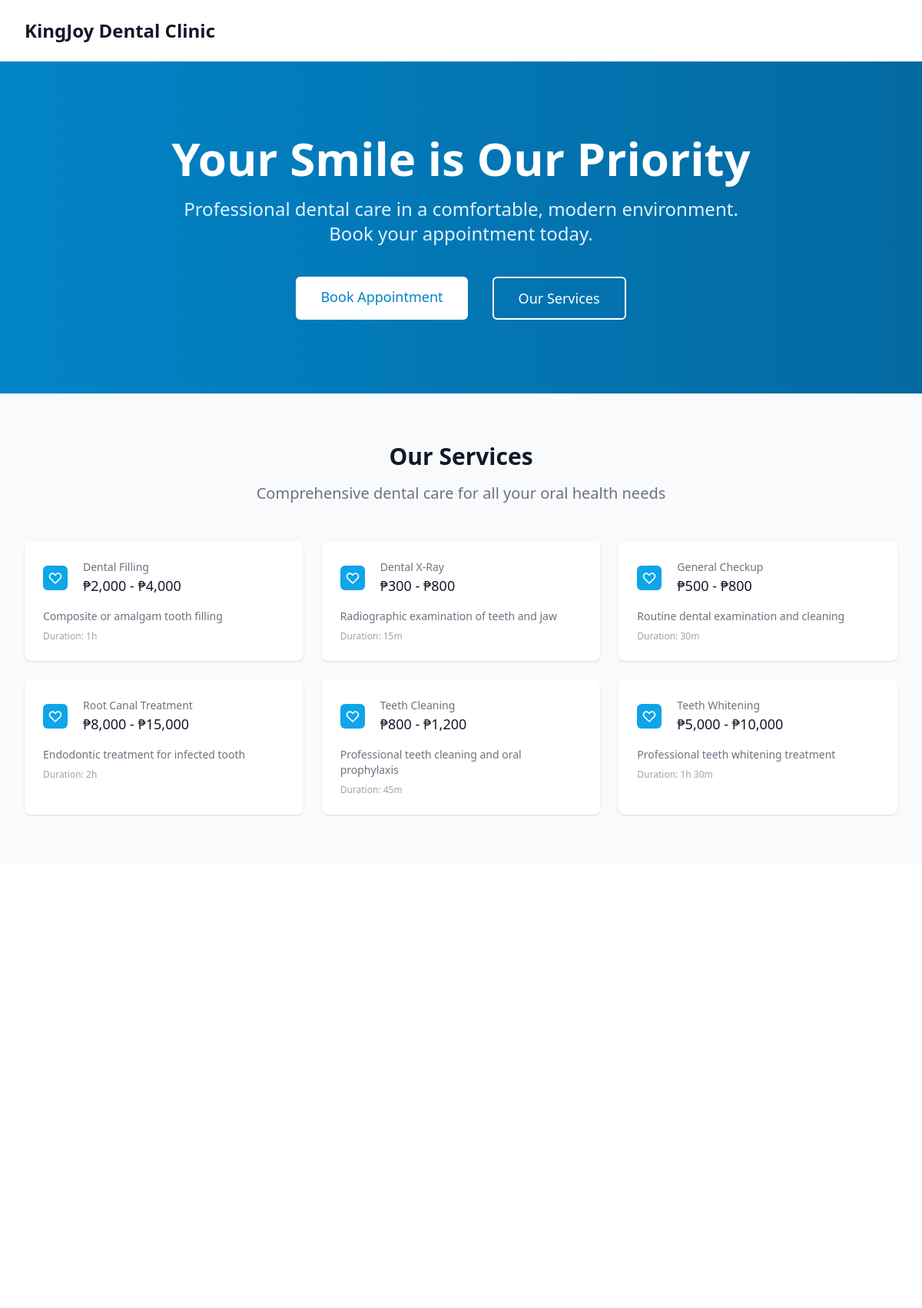
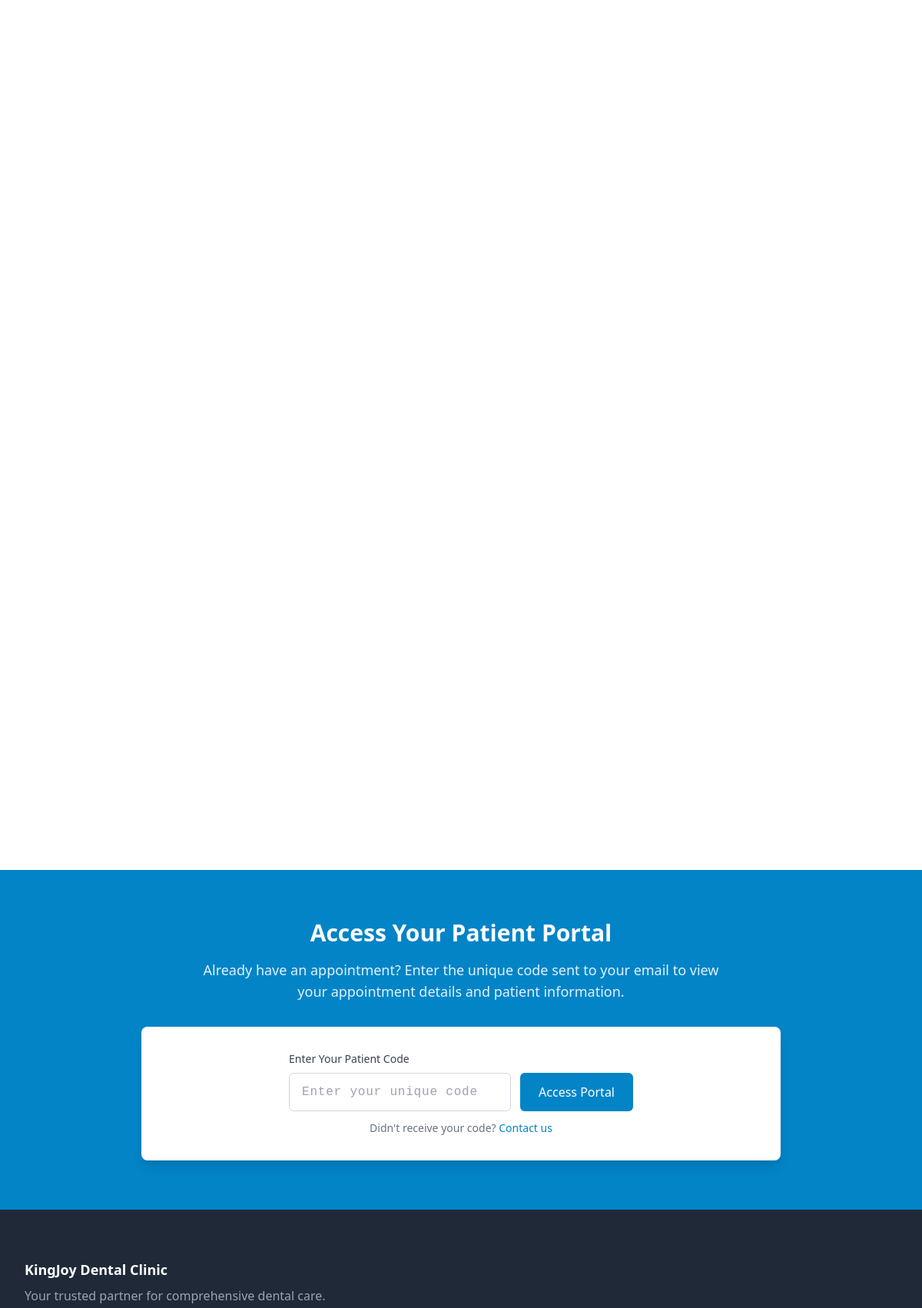
The page / (upper part) on the database its author committed (2 pictures, top to bottom).
### services/models.py (models this page shows, shortened)
class Service(models.Model):
    name = models.CharField(max_length=200)
    description = models.TextField(blank=True)
    duration_minutes = models.PositiveIntegerField(
        default=30,
        help_text="Duration of the service in minutes"
    )
    min_price = models.DecimalField(
        max_digits=10,
        decimal_places=2,
        help_text="Minimum price for this service"
    )
    max_price = models.DecimalField(
        max_digits=10,
        decimal_places=2,
        help_text="Maximum price for this service"
    )
    is_archived = models.BooleanField(default=False)
    created_at = models.DateTimeField(auto_now_add=True)
    updated_at = models.DateTimeField(auto_now=True)
    class Meta:
        ordering = ['name']
    @property
    def price_range_display(self):
        if self.min_price == self.max_price:
            return f"₱{self.min_price:,.0f}"
        return f"₱{self.min_price:,.0f} - ₱{self.max_price:,.0f}"
    @property
    def duration_display(self):
        hours = self.duration_minutes // 60
        minutes = self.duration_minutes % 60
        if hours > 0:
            return f"{hours}h {minutes}m" if minutes > 0 else f"{hours}h"
        return f"{minutes}m"

### core/views.py (the view)
# urls.py: path('', views.HomeView.as_view(), name='home'),
class HomeView(TemplateView):
    template_name = 'core/home.html'
    def get_context_data(self, **kwargs):
        context = super().get_context_data(**kwargs)
        context['services'] = Service.objects.filter(is_archived=False)[:6]
        context['dentists'] = User.objects.filter(is_active_dentist=True)
        return context

### templates/core/home.html (shortened to what this page needs)
<!DOCTYPE html>
<html lang="en">
<head>
    <script src="https://cdn.tailwindcss.com"></script>
</head>
<body class="bg-white">
    <header class="bg-white shadow-sm top-0 z-50">
        <div class="max-w-7xl mx-auto px-4 sm:px-6 lg:px-8">
            <div class="flex justify-between items-center py-4 lg:py-6">
                <div class="flex items-center">
                    <h1 class="text-xl lg:text-2xl font-bold text-gray-900">KingJoy Dental Clinic</h1>
                </div>
            </div>
        </div>
    </header>
    <section class="bg-gradient-to-r from-primary-600 to-primary-700">
        <div class="max-w-7xl mx-auto px-4 sm:px-6 lg:px-8 py-16 lg:py-24">
            <div class="text-center">
                <h1 class="text-3xl font-extrabold text-white sm:text-4xl md:text-5xl lg:text-6xl">
                    Your Smile is Our Priority
                </h1>
                <p class="mt-3 max-w-md mx-auto text-lg text-primary-100 sm:text-xl md:mt-5 md:max-w-3xl lg:text-2xl">
                    Professional dental care in a comfortable, modern environment. Book your appointment today.
                </p>
                <div class="mt-8 lg:mt-10 flex flex-col sm:flex-row justify-center gap-4 sm:space-x-4">
                    <a href="{% url 'core:book_appointment' %}"
                       class="bg-white text-primary-600 px-6 lg:px-8 py-3 rounded-md text-base lg:text-lg font-medium hover:bg-gray-100 transition-colors duration-200 text-center">
                        Book Appointment
                    </a>
                    <a href="#services"
                       class="border-2 border-white text-white px-6 lg:px-8 py-3 rounded-md text-base lg:text-lg font-medium hover:bg-white hover:text-primary-600 transition-colors duration-200 text-center">
                        Our Services
                    </a>
                </div>
            </div>
        </div>
    </section>
    <section id="services" class="py-12 lg:py-16 bg-gray-50 lazy-section opacity-0 translate-y-8 transition-all duration-700">
        <div class="max-w-7xl mx-auto px-4 sm:px-6 lg:px-8">
            <div class="text-center">
                <h2 class="text-2xl lg:text-3xl font-extrabold text-gray-900">Our Services</h2>
                <p class="mt-4 max-w-2xl mx-auto text-lg lg:text-xl text-gray-500">
                    Comprehensive dental care for all your oral health needs
                </p>
            </div>
            <div class="mt-8 lg:mt-12 grid grid-cols-1 gap-6 sm:grid-cols-2 lg:grid-cols-3">
                {% for service in services %}
                <div class="bg-white overflow-hidden shadow rounded-lg hover:shadow-lg transition-shadow duration-200">
                    <div class="p-5 lg:p-6">
                        <div class="flex items-center">
                            <div class="flex-shrink-0">
                                <div class="h-8 w-8 bg-primary-500 rounded-md flex items-center justify-center">
                                    <svg class="h-5 w-5 text-white" fill="none" stroke="currentColor" viewBox="0 0 24 24">
                                        <path stroke-linecap="round" stroke-linejoin="round" stroke-width="2" d="M4.318 6.318a4.5 4.5 0 000 6.364L12 20.364l7.682-7.682a4.5 4.5 0 00-6.364-6.364L12 7.636l-1.318-1.318a4.5 4.5 0 00-6.364 0z"></path>
                                    </svg>
                                </div>
                            </div>
                            <div class="ml-5 w-0 flex-1">
                                <dl>
                                    <dt class="text-sm font-medium text-gray-500 truncate">{{ service.name }}</dt>
                                    <dd class="text-lg font-medium text-gray-900">{{ service.price_range_display }}</dd>
                                </dl>
                            </div>
                        </div>
                        <div class="mt-4">
                            <p class="text-sm text-gray-500">{{ service.description }}</p>
                            <p class="mt-2 text-xs text-gray-400">Duration: {{ service.duration_display }}</p>
                        </div>
                    </div>
                </div>
                {% empty %}
                <div class="col-span-1 sm:col-span-2 lg:col-span-3 text-center py-8">
                    <p class="text-gray-500">Services information will be available soon.</p>
                </div>
                {% endfor %}
            </div>
        </div>
    </section>
    <section class="bg-primary-600">
        <div class="max-w-4xl mx-auto py-12 px-4 sm:px-6 lg:py-16 lg:px-8">
            <div class="text-center mb-8">
                <h2 class="text-2xl lg:text-3xl font-extrabold text-white mb-4">
                    Access Your Patient Portal
                </h2>
                <p class="text-lg text-primary-100 max-w-2xl mx-auto">
                    Already have an appointment? Enter the unique code sent to your email to view your appointment details and patient information.
                </p>
            </div>
            <div class="bg-white rounded-lg p-6 lg:p-8 shadow-lg">
                <div class="max-w-md mx-auto">
                    <label for="patient-code" class="block text-sm font-medium text-gray-700 mb-2">
                        Enter Your Patient Code
                    </label>
                    <div class="flex flex-col sm:flex-row gap-3">
                        <input type="text"
                               id="patient-code"
                               name="patient-code"
                               placeholder="Enter your unique code"
                               class="flex-1 px-4 py-3 border border-gray-300 rounded-md focus:outline-none focus:ring-2 focus:ring-primary-500 focus:border-primary-500 text-center sm:text-left font-mono tracking-wider text-base">
                        <button type="button"
                                class="bg-primary-600 text-white px-6 py-3 rounded-md font-medium hover:bg-primary-700 transition-colors duration-200 whitespace-nowrap">
                            Access Portal
                        </button>
                    </div>
                    <div class="mt-3 text-center">
                        <p class="text-sm text-gray-500">
                            Didn't receive your code?
                            <a href="#" class="text-primary-600 hover:text-primary-500 font-medium">Contact us</a>
                        </p>
                    </div>
                </div>
            </div>
        </div>
    </section>
    <footer id="contact" class="bg-gray-800">
        <div class="max-w-7xl mx-auto py-12 px-4 sm:px-6 lg:py-16 lg:px-8">
            <div class="xl:grid xl:grid-cols-3 xl:gap-8">
                <div class="xl:col-span-1 mb-8 xl:mb-0">
                    <h3 class="text-white text-lg font-semibold">KingJoy Dental Clinic</h3>
                    <p class="mt-2 text-gray-400">
                        Your trusted partner for comprehensive dental care.
                    </p>
                </div>
            </div>
        </div>
    </footer>
</body>
</html>

### rows shown on the page
Service: name "Dental Filling", price_range_display "₱2,000 - ₱4,000", description "Composite or amalgam tooth filling", duration_display "1h"
Service: name "Dental X-Ray", price_range_display "₱300 - ₱800", description "Radiographic examination of teeth and jaw", duration_display "15m"
Service: name "General Checkup", price_range_display "₱500 - ₱800", description "Routine dental examination and cleaning", duration_display "30m"
Service: name "Root Canal Treatment", price_range_display "₱8,000 - ₱15,000", description "Endodontic treatment for infected tooth", duration_display "2h"
Service: name "Teeth Cleaning", price_range_display "₱800 - ₱1,200", description "Professional teeth cleaning and oral prophylaxis", duration_display "45m"
Service: name "Teeth Whitening", price_range_display "₱5,000 - ₱10,000", description "Professional teeth whitening treatment", duration_display "1h 30m"
